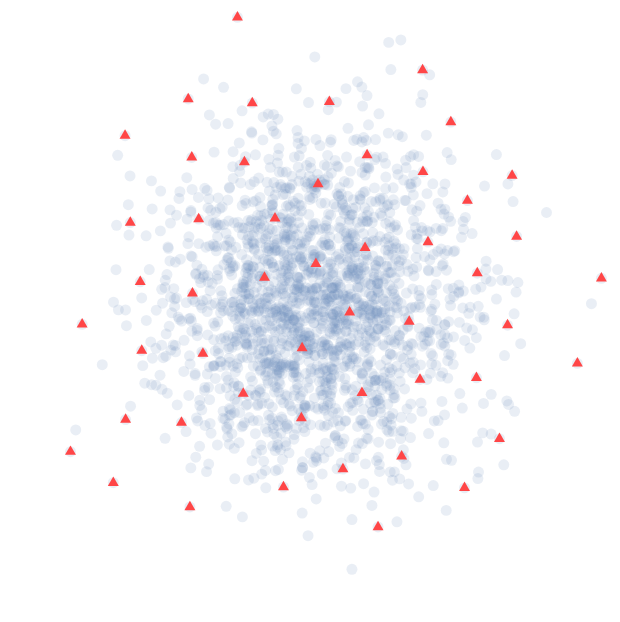

Notebook cell for this chart:
### Code cell
frame = (
    alt.Chart(pd.DataFrame({"x": V[all_langs, 0], "y": V[all_langs, 1]}))
    .mark_point(filled=True, color="#6C8EBF", opacity=0.15)
    .encode(
        x=alt.X("x", axis=None),
        y=alt.Y("y", axis=None),
    )
)
sample = (
    alt.Chart(pd.DataFrame({"x": V[maxmin_sample, 0], "y": V[maxmin_sample, 1]}))
    .mark_point(filled=True, color="#FF4647", opacity=1, shape="triangle")
    .encode(
        x=alt.X("x", axis=None),
        y=alt.Y("y", axis=None),
    )
)
maxmin_plot = frame + sample
maxmin_plot.configure_axis(grid=True, domain=False).configure_view(strokeWidth=0)

### Figure 1 — Vega-Lite specification as saved in the notebook (floating-point values rounded to 4 significant figures; data arrays with more than 128 entries replaced by an {"elided": "..."} marker saying what was removed)
{"config": {"view": {"continuousWidth": 300, "continuousHeight": 300, "strokeWidth": 0}, "axis": {"domain": false, "grid": true}}, "layer": [{"data": {"name": "data-b5dccf03121035956c24c286eecaed2c"}, "mark": {"type": "point", "color": "#6C8EBF", "filled": true, "opacity": 0.15}, "encoding": {"x": {"axis": null, "field": "x", "type": "quantitative"}, "y": {"axis": null, "field": "y", "type": "quantitative"}}}, {"data": {"name": "data-7246264bb2d3a6ef9f083f363ad30e85"}, "mark": {"type": "point", "color": "#FF4647", "filled": true, "opacity": 1, "shape": "triangle"}, "encoding": {"x": {"axis": null, "field": "x", "type": "quantitative"}, "y": {"axis": null, "field": "y", "type": "quantitative"}}}], "$schema": "https://vega.github.io/schema/vega-lite/v5.16.3.json", "datasets": {"data-b5dccf03121035956c24c286eecaed2c": {"elided": "2000 records"}, "data-7246264bb2d3a6ef9f083f363ad30e85": [{"x": 38.85, "y": 3.935}, {"x": 7.611, "y": 18.31}, {"x": 15.73, "y": 8.153}, {"x": 20.99, "y": 13.01}, {"x": -4.668, "y": 10.92}, {"x": -31.94, "y": -16.3}, {"x": 12.22, "y": -16.83}, {"x": 22.19, "y": -7.677}, {"x": 9.073, "y": -25.08}, {"x": 26.95, "y": 15.92}, {"x": -8.744, "y": 17.49}, {"x": -22.43, "y": -4.513}, {"x": -15.67, "y": 2.178}, {"x": -16.01, "y": -22.75}, {"x": 1.073, "y": 14.92}, {"x": -30.38, "y": -1.44}, {"x": 2.581, "y": 24.53}, {"x": -1.053, "y": -4.197}, {"x": 35.65, "y": -5.995}, {"x": -24.59, "y": -12.55}, {"x": -23.96, "y": 10.44}, {"x": 25.26, "y": -14.79}, {"x": -15.76, "y": 18.04}, {"x": 6.928, "y": -9.428}, {"x": 26.34, "y": -1.536}, {"x": 0.7854, "y": 5.61}, {"x": -14.84, "y": 10.83}, {"x": 13.23, "y": -1.114}, {"x": -8.9, "y": -9.517}, {"x": 5.288, "y": -0.03112}, {"x": 14.67, "y": -7.871}, {"x": 15.06, "y": 16.35}, {"x": -9.672, "y": 34.38}, {"x": 22.3, "y": 4.532}, {"x": -22.63, "y": 3.524}, {"x": -14.28, "y": -4.857}, {"x": -24.66, "y": 20.57}, {"x": 18.78, "y": 22.16}, {"x": 7.341, "y": 7.496}, {"x": 4.393, "y": -18.33}, {"x": 27.55, "y": 8.811}, {"x": -26.23, "y": -19.92}, {"x": 20.6, "y": -20.52}, {"x": -16.23, "y": 24.85}, {"x": 15.01, "y": 28.22}, {"x": -3.536, "y": -20.43}, {"x": -17.14, "y": -12.9}, {"x": -1.151, "y": -12.38}, {"x": -7.698, "y": 24.38}, {"x": -6.067, "y": 4.02}]}}
